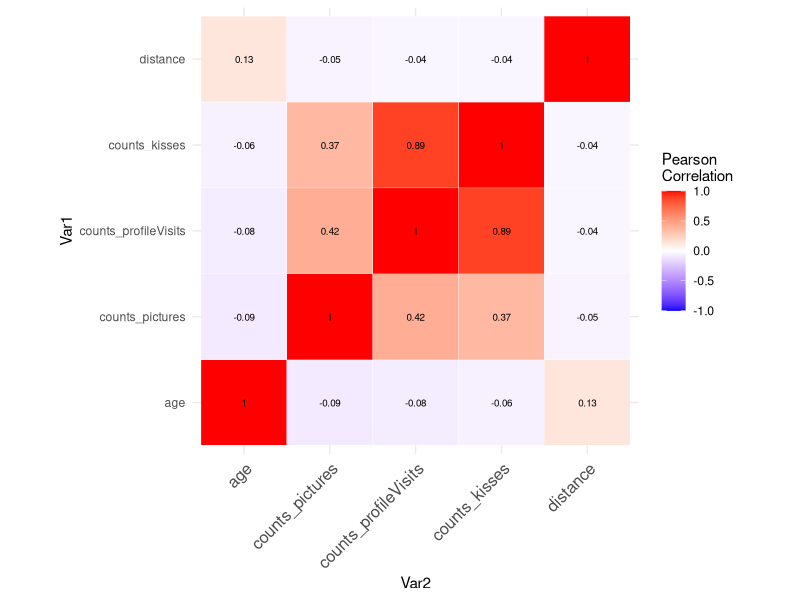
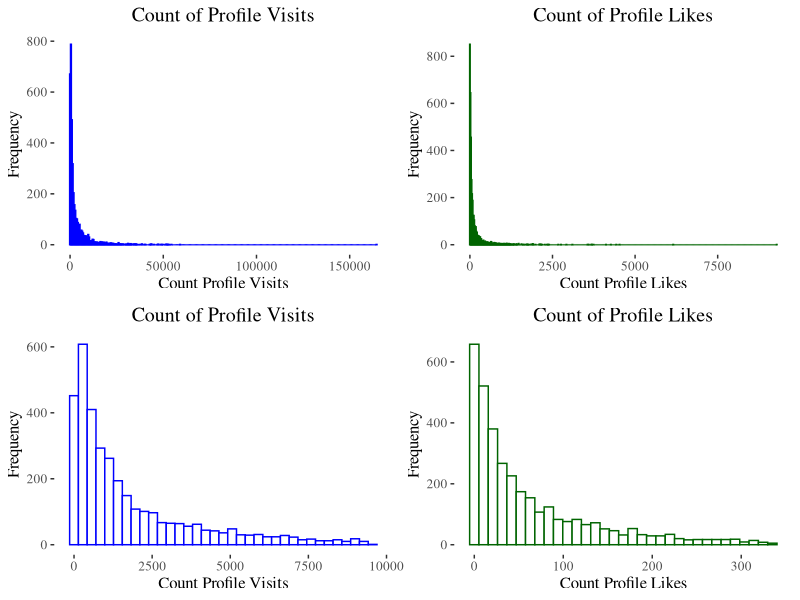

The R source for these figures, in order:
## ---- chunk 1
knitr::opts_chunk$set(echo = FALSE)
require(xtable)
require(ggplot2)
require(ggthemes)
require(reshape2)
require(gridExtra)
## ---- chunk 2
# Reading in the data
lovoo <- read.csv("../../Data/CSV/lovoo_v3_users_api-results.csv")

# Converting data to a data frame
lovoo <- data.frame(lovoo) 

# Selecting the columns that contain our variables
lovoo <- lovoo[, c("age", "counts_pictures", "counts_profileVisits", 
                   "counts_kisses", "distance", "country", "isVip")]

# Replacing the missing values in distance with the mean 207.23
lovoo$distance[is.na(lovoo$distance)] <- 207.23

# Replacing variable names
lovoo["country"][lovoo["country"] == 'CH'] <- 'Switzerland'
lovoo["country"][lovoo["country"] == 'DE'] <- 'Germany'
lovoo["country"][lovoo["country"] == 'FR'] <- 'France'
lovoo["country"][lovoo["country"] == 'IT'] <- 'Italy'
lovoo["country"][lovoo["country"] == 'AR'] <- 'Other'
lovoo["country"][lovoo["country"] == 'AT'] <- 'Other'
lovoo["country"][lovoo["country"] == 'AU'] <- 'Other'
lovoo["country"][lovoo["country"] == 'BA'] <- 'Other'
lovoo["country"][lovoo["country"] == 'BE'] <- 'Other'
lovoo["country"][lovoo["country"] == 'BR'] <- 'Other'
lovoo["country"][lovoo["country"] == 'CA'] <- 'Other'
lovoo["country"][lovoo["country"] == 'CF'] <- 'Other'
lovoo["country"][lovoo["country"] == 'CZ'] <- 'Other'
lovoo["country"][lovoo["country"] == 'ES'] <- 'Other'
lovoo["country"][lovoo["country"] == 'ET'] <- 'Other'
lovoo["country"][lovoo["country"] == 'GB'] <- 'Other'
lovoo["country"][lovoo["country"] == 'HU'] <- 'Other'
lovoo["country"][lovoo["country"] == 'ID'] <- 'Other'
lovoo["country"][lovoo["country"] == 'IN'] <- 'Other'
lovoo["country"][lovoo["country"] == 'JM'] <- 'Other'
lovoo["country"][lovoo["country"] == 'LI'] <- 'Other'
lovoo["country"][lovoo["country"] == 'LR'] <- 'Other'
lovoo["country"][lovoo["country"] == 'LU'] <- 'Other'
lovoo["country"][lovoo["country"] == 'NL'] <- 'Other'
lovoo["country"][lovoo["country"] == 'PE'] <- 'Other'
lovoo["country"][lovoo["country"] == 'PH'] <- 'Other'
lovoo["country"][lovoo["country"] == 'RO'] <- 'Other'
lovoo["country"][lovoo["country"] == 'RU'] <- 'Other'
lovoo["country"][lovoo["country"] == 'SC'] <- 'Other'
lovoo["country"][lovoo["country"] == 'TR'] <- 'Other'
lovoo["country"][lovoo["country"] == 'UA'] <- 'Other'
lovoo["country"][lovoo["country"] == 'US'] <- 'Other'

# Setting country and isVip to be factors.
lovoo$country <- as.factor(lovoo$country)
lovoo$isVip <- as.factor(lovoo$isVip)
## ---- chunk 3
cormat <- round(cor(lovoo[,1:5]),2)
melted_cormat <- melt(cormat)
ggplot(data = melted_cormat, aes(Var2, Var1, fill = value))+
 geom_tile(color = "white")+
 scale_fill_gradient2(low = "blue", high = "red", mid = "white", 
   midpoint = 0, limit = c(-1,1), space = "Lab", 
   name="Pearson\nCorrelation") +
  theme_minimal()+ 
 theme(axis.text.x = element_text(angle = 45, vjust = 1, 
    size = 12, hjust = 1))+
 coord_fixed()+ 
geom_text(aes(Var2, Var1, label = value), color = "black", size = 2.5)
## ---- chunk 4
h1 <- ggplot(lovoo, aes(x=counts_profileVisits)) +
  geom_histogram(bins=nclass.FD(unlist(lovoo$counts_profileVisits)),
                 col='blue', fill='white') +
  labs(x = 'Count Profile Visits',
       y = 'Frequency')+
  ggtitle("Count of Profile Visits") +
  theme(plot.title = element_text(hjust = 0.5)) +
  theme_tufte() + 
  theme(text=element_text(size=12, 
        family="serif")) +
  theme(plot.title=element_text(hjust=0.5))

h2 <- ggplot(lovoo, aes(x=counts_kisses)) +
  geom_histogram(bins=nclass.FD(unlist(lovoo$counts_kisses)),
                 col='darkgreen', fill='white') +
  labs(x = 'Count Profile Likes',
       y = 'Frequency')+
  ggtitle("Count of Profile Likes") +
  theme(plot.title = element_text(hjust = 0.5)) +
  theme_tufte() + 
  theme(text=element_text(size=12, 
        family="serif")) +
  theme(plot.title=element_text(hjust=0.5))

Q1visits <- quantile(lovoo$counts_profileVisits, .25)
Q3visits <- quantile(lovoo$counts_profileVisits, .75)
Q1likes <- quantile(lovoo$counts_kisses, .25)
Q3likes <- quantile(lovoo$counts_kisses, .75)
IQRvisits <- IQR(lovoo$counts_profileVisits)
IQRlikes <- IQR(lovoo$counts_kisses)
lovoo <- subset(lovoo, lovoo$counts_profileVisits > (Q1visits - 1.5*IQRvisits) & lovoo$counts_profileVisits < (Q3visits + 1.5*IQRvisits))
lovoo <- subset(lovoo, lovoo$counts_kisses > (Q1likes - 1.5*IQRlikes) & lovoo$counts_kisses < (Q3likes + 1.5*IQRlikes))
#str(lovoo)

h3 <- ggplot(lovoo, aes(x=counts_profileVisits)) +
  geom_histogram(bins=nclass.FD(unlist(lovoo$counts_profileVisits)),
                 col='blue', fill='white') +
  labs(x = 'Count Profile Visits',
       y = 'Frequency')+
  ggtitle("Count of Profile Visits") +
  theme(plot.title = element_text(hjust = 0.5)) +
  theme_tufte() + 
  theme(text=element_text(size=12, 
        family="serif")) +
  theme(plot.title=element_text(hjust=0.5))

h4 <- ggplot(lovoo, aes(x=counts_kisses)) +
  geom_histogram(bins=nclass.FD(unlist(lovoo$counts_kisses)),
                 col='darkgreen', fill='white') +
  labs(x = 'Count Profile Likes',
       y = 'Frequency')+
  ggtitle("Count of Profile Likes") +
  theme(plot.title = element_text(hjust = 0.5)) +
  theme_tufte() + 
  theme(text=element_text(size=12, 
        family="serif")) +
  theme(plot.title=element_text(hjust=0.5))

grid.arrange(h1, h2, h3, h4, nrow = 2)
